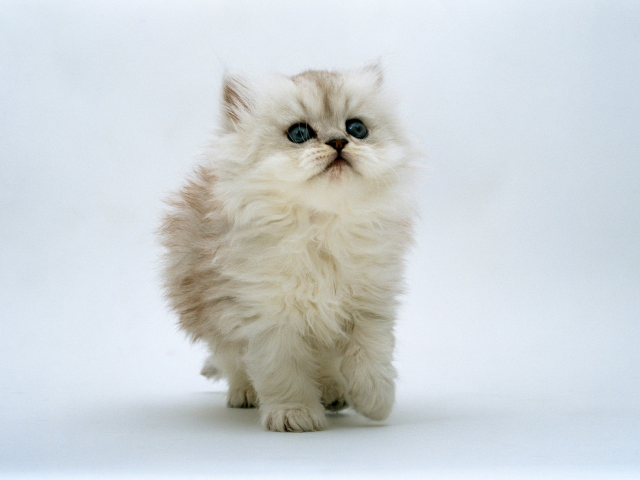
#> input picture firmware/assets/persian.jpg, 1280 x 960 px (shown at 1/2 size)
$ python -i make_pool.py   (imports and definitions only)
#> lines starting #> are read from the running program, lines starting #| are printed output that depends on the picture; after the words box and inside, x2 and y2 are one past the last pixel; in counts of white or black regions, pixels touching at a corner belong together
#!/usr/bin/env python3
"""Build the top-right icon pool as one LVGL 9 A8 image bank.

Reads every PNG under two asset folders and emits a single generated source:
  ../main/icon_pool.c   -> icon_pool[] (array of lv_image_dsc_t*), icon_pool_count

Folders (both scanned, sorted, concatenated):
  ../assets/pool_src/    committed CC0 baseline art (ships with the repo)
  ../assets/pool_local/  gitignored drop folder for third-party sprites that
                         cannot be redistributed (kept off the public repo)

Each PNG is fit into a TARGET x TARGET box (aspect kept, centered), then
Floyd-Steinberg dithered to 1-bit and stored as an A8 alpha map: black ink is
opaque (alpha 255), paper is transparent (alpha 0). ui.cpp recolors the whole
image black at render time, so every sprite shows as black dots on the mono
reflective panel, exactly like the cat icon.

The generated icon_pool.c is gitignored (it may embed local third-party art),
so run this before building, the same way fonts are generated:
  cd firmware/tools && python3 make_pool.py
"""
import os
import random

from PIL import Image

try:                       # Pillow >= 9.1 moved filters under Resampling
    RS_NEAREST = Image.Resampling.NEAREST
    RS_LANCZOS = Image.Resampling.LANCZOS
except AttributeError:     # older Pillow keeps them on the module
    RS_NEAREST = Image.NEAREST
    RS_LANCZOS = Image.LANCZOS

HERE = os.path.dirname(os.path.abspath(__file__))
SRC_DIRS = [
    os.path.join(HERE, "..", "assets", "pool_src"),
    os.path.join(HERE, "..", "assets", "pool_local"),
]
OUT_C = os.path.join(HERE, "..", "main", "icon_pool.c")

TARGET = 72                 # box side in px, matches the cat icon slot
ALPHA_CUT = 128            # source alpha at/above this counts as sprite body
# Sources are low-bit pixel art (Game Boy sprites, pixel icons), so a hard
# luminance threshold keeps the flat shapes clean; error-diffusion dithering
# turns their few shades into scribbly noise. Darker than THRESH becomes ink.
THRESH = 150
# Flash budget guard. The factory partition gives the app 6MB; the rest of the
# binary is ~2MB, so cap embedded image data well under the remaining room and
# trim (deterministically) rather than overflow the partition.
SAFE_MAX_BYTES = 3_400_000
# Fixed-seed shuffle before the budget trim so that, when more art than the cap
# is present, the survivors are a fair mix of every source folder instead of
# whichever sorts first. Deterministic, so builds stay reproducible.
SHUFFLE_SEED = 20260713


# [9 lines left out: function collect_pngs, not called in this run]


def ink_mask(rgba):
    """1-bit ink mask (255 = ink) at the native size: pixels that are opaque
    enough and dark enough. Composite over white so transparent areas never
    count as ink."""
    alpha = rgba.getchannel("A")
    white = Image.new("RGBA", rgba.size, (255, 255, 255, 255))
    body = Image.alpha_composite(white, rgba).convert("L")
    ap = list(alpha.getdata())
    bp = list(body.getdata())            # 0 = black .. 255 = white
    mask = Image.new("L", rgba.size, 0)
    mask.putdata([255 if (ap[i] >= ALPHA_CUT and bp[i] < THRESH) else 0
                  for i in range(len(ap))])
    return mask


def render_alpha(path):
    """Return a TARGET*TARGET list of 0/255 alpha bytes for one sprite.

    Crop to the ink bounding box first so every sprite fills the box to the
    same extent (uniform apparent size regardless of native padding), then fit
    into the TARGET box with a single scale factor for both axes so the aspect
    ratio is preserved (never squash one axis)."""
#> called with path = '../assets/persian.jpg'
    im = Image.open(path)
#> im is the input picture: PIL image 1280x960 RGB; mean R, G, B 206.2, 211.9, 214.5
    im.seek(0)
    im = im.convert("RGBA")
#> im: PIL image 1280x960 RGBA
    bbox = ink_mask(im).getbbox()
#> in ink_mask, `alpha = rgba.getchannel("A")`: alpha: PIL image 1280x960 L; every value is 255
#> in ink_mask, `white = Image.new("RGBA", rgba.size, (255, 255, 255, 255))`: white: PIL image 1280x960 RGBA; every value is 255
#> in ink_mask, `body = Image.alpha_composite(white, rgba).convert("L")`:
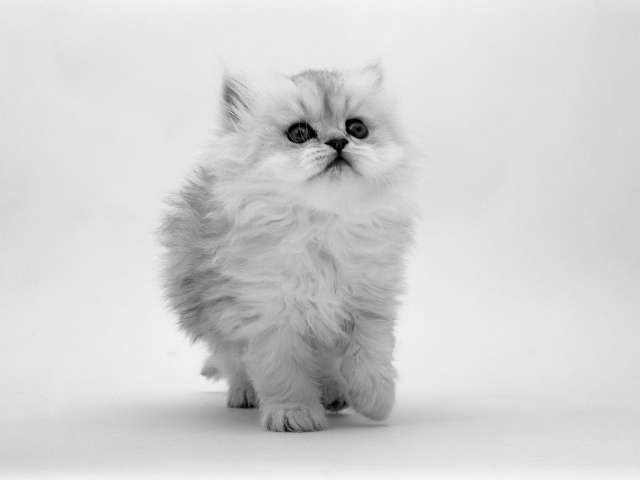
#> body: PIL image 1280x960 L (shown at 1/2 size); min 0, max 246, mean 210.4
#> in ink_mask, `ap = list(alpha.getdata())`: ap = 1228800 items
#> in ink_mask, `mask = Image.new("L", rgba.size, 0)`: mask: PIL image 1280x960 L; every value is 0
#> in ink_mask, `mask.putdata([255 if (ap[i] >= ALPHA_CUT and bp[i] < THRESH) else 0 fo..`:
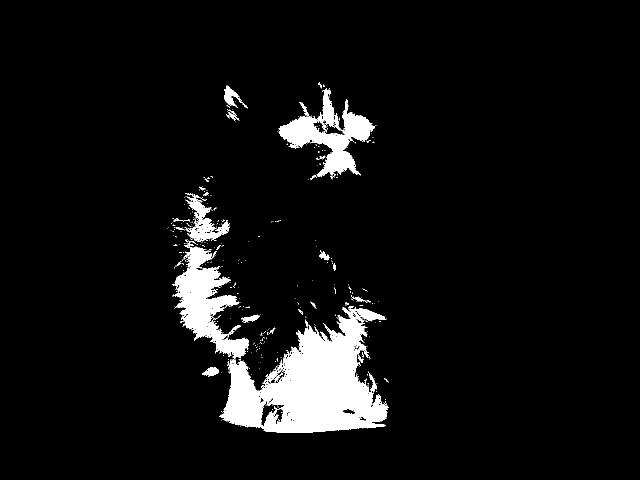
#> mask: PIL image 1280x960 L (shown at 1/2 size); 6.2% white; 451 white regions (417 under 20 px), largest, box (x1, y1, x2, y2) and area: (344, 486, 777, 866) 58011, (557, 176, 750, 354) 11557, (369, 390, 460, 484) 2764
#> bbox = (335, 164, 777, 866)
    if bbox:
        im = im.crop(bbox)
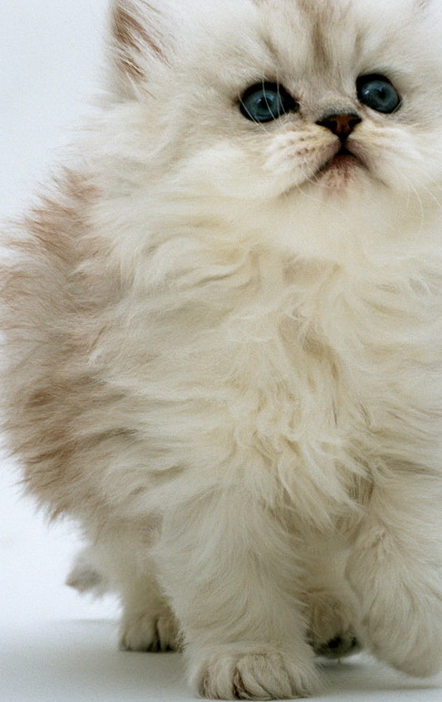
#> im: PIL image 442x702 RGBA; mean R, G, B, A 176.3, 172, 156.8, 255

    w, h = im.size
#> w = 442; h = 702
    scale = TARGET / float(max(w, h))
#> scale = 0.103
    nw, nh = max(1, round(w * scale)), max(1, round(h * scale))
#> nw = 45; nh = 72
    # Nearest keeps upscaled pixel art crisp; Lanczos smooths downscales.
    resample = RS_NEAREST if scale >= 1.0 else RS_LANCZOS
#> resample = 1
    im = im.resize((nw, nh), resample)
#> im: PIL image 45x72 RGBA

    canvas = Image.new("RGBA", (TARGET, TARGET), (255, 255, 255, 0))
    canvas.paste(im, ((TARGET - nw) // 2, (TARGET - nh) // 2), im)
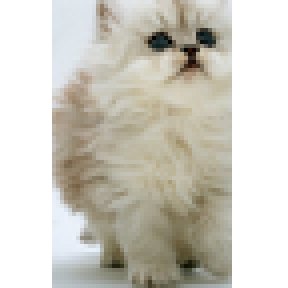
#> canvas: PIL image 72x72 RGBA (shown 4 times larger); mean R, G, B, A 205.8, 203.1, 193.6, 159.4; transparent parts drawn white

    mp = list(ink_mask(canvas).getdata())
#> in ink_mask (call 2), `alpha = rgba.getchannel("A")`:
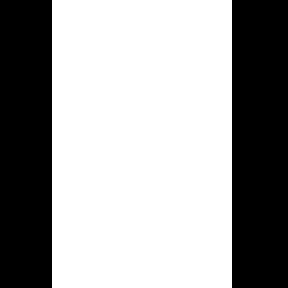
#> alpha: PIL image 72x72 L (shown 4 times larger); 62.5% white; 2 black regions, box (x1, y1, x2, y2) and area: (58, 0, 72, 72) 1008, (0, 0, 13, 72) 936
#> in ink_mask (call 2), `white = Image.new("RGBA", rgba.size, (255, 255, 255, 255))`: white: PIL image 72x72 RGBA; every value is 255
#> in ink_mask (call 2), `body = Image.alpha_composite(white, rgba).convert("L")`:
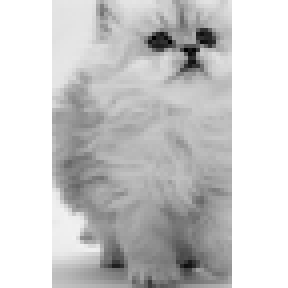
#> body: PIL image 72x72 L (shown 4 times larger); min 0, max 255, mean 202.8
#> in ink_mask (call 2), `ap = list(alpha.getdata())`: ap = 5184 values, max 255 at index 13, min 0 at index 0, mean 159.4
#> in ink_mask (call 2), `bp = list(body.getdata())`: bp = 5184 values, max 255 at index 0, min 0 at index 762, mean 202.8
#> in ink_mask (call 2), `mask = Image.new("L", rgba.size, 0)`: mask: PIL image 72x72 L; every value is 0
#> in ink_mask (call 2), `mask.putdata([255 if (ap[i] >= ALPHA_CUT and bp[i] < THRESH) else 0 fo..`:
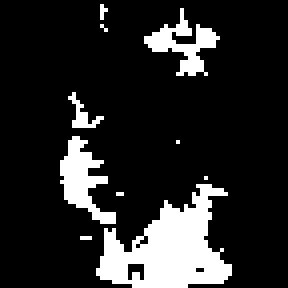
#> mask: PIL image 72x72 L (shown 4 times larger); 15.1% white; 10 white regions (6 under 20 px), largest, box (x1, y1, x2, y2) and area: (24, 46, 58, 72) 478, (15, 34, 29, 56) 142, (36, 2, 55, 19) 119, (17, 23, 26, 32) 28
#> mp = 5184 values, max 255 at index 97, min 0 at index 0, mean 38.42
    return [255 if mp[i] else 0 for i in range(TARGET * TARGET)]


# [46 lines left out: function main, not called in this run]


# [2 lines not run here, left out]

>>> result = render_alpha('../assets/persian.jpg')
#> result has the same summary as mp in render_alpha
